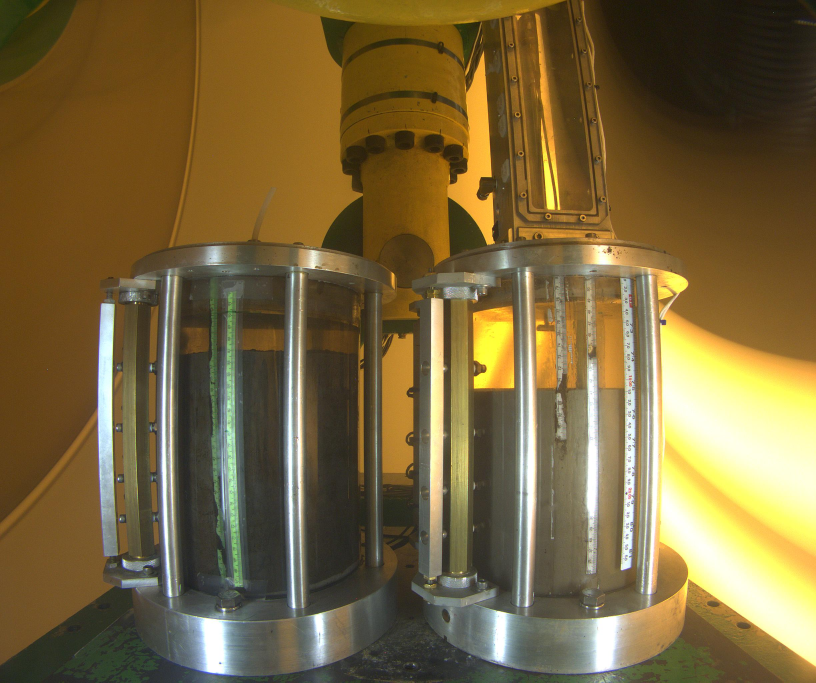
#> input picture data/cell1.jpg, 2448 x 2048 px, found by its file name (shown at 1/3 size)
$ python cell_autotrack.py
#> lines starting #> are read from the running program, lines starting #| are printed output that depends on the picture; after the words box and inside, x2 and y2 are one past the last pixel; in counts of white or black regions, pixels touching at a corner belong together
import cv2
import numpy as np
from matplotlib import pyplot as plt

img = cv2.imread('./data/cell1.jpg')
#> img is the input picture: shape (2048, 2448, 3); mean B, G, R 61.4, 102.3, 121
img2 = cv2.imread('./data/cell2.jpg')
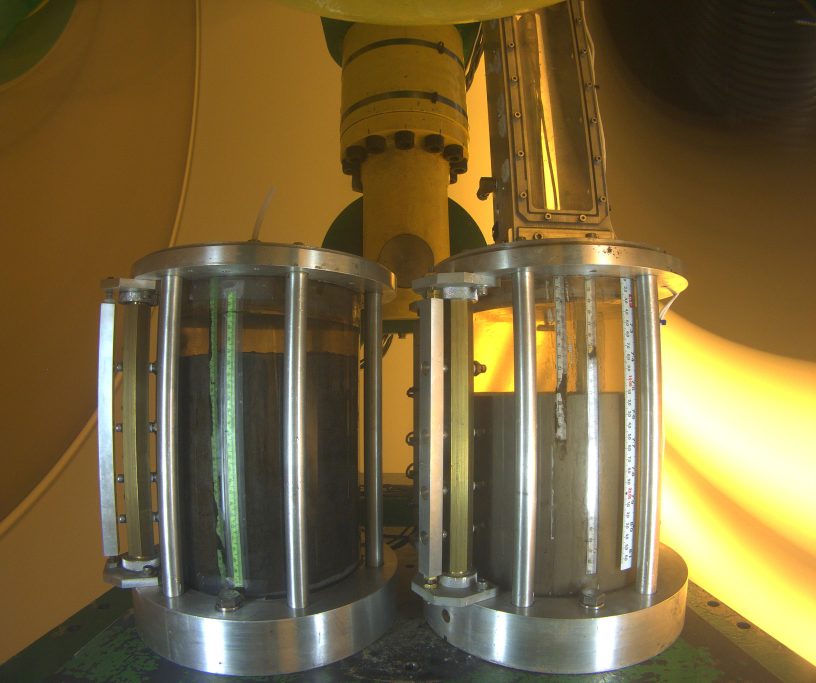
#> input picture data/cell2.jpg, 2448 x 2048 px, found by its file name (shown at 1/3 size)
#> img2 is the input picture: shape (2048, 2448, 3); mean B, G, R 60.2, 101.5, 120.1

img = img[800:1800,500:900]
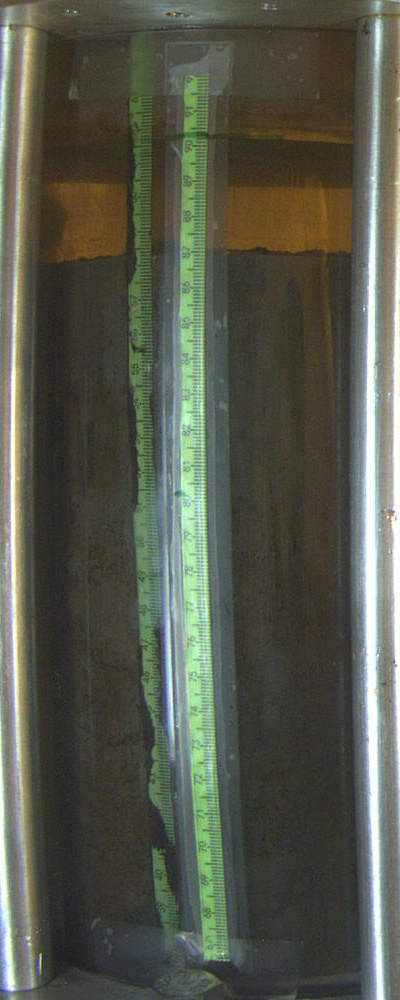
#> img: shape (1000, 400, 3); mean B, G, R 76.9, 89.4, 86.3
img2 = img2[800:1800,500:900]
#> img2: shape (1000, 400, 3)


diff = cv2.absdiff(img,img2)
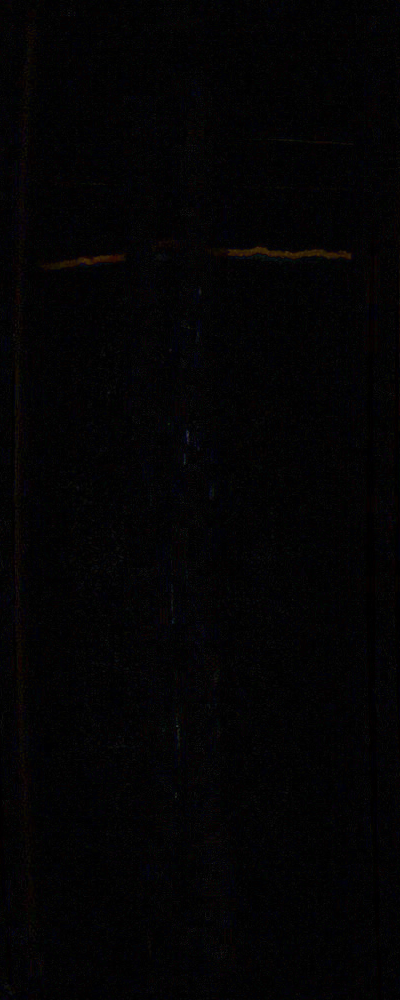
#> diff: shape (1000, 400, 3); mean B, G, R 3.9, 3.2, 3.6
gray = cv2.cvtColor(diff,cv2.COLOR_BGR2GRAY)

    # for clean differences
blur = cv2.GaussianBlur(gray,(5,5),0)

_,thresh = cv2.threshold(blur,20,255,cv2.THRESH_BINARY)
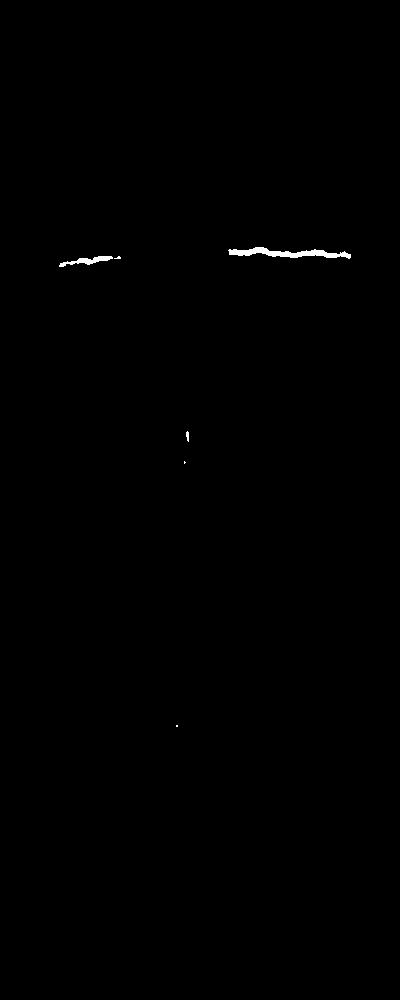
#> thresh: shape (1000, 400); 0.24% white; 6 white regions (3 under 20 px), largest, box (x1, y1, x2, y2) and area: (228, 247, 351, 259) 671, (59, 256, 113, 267) 234, (186, 431, 189, 442) 25
dilated = cv2.dilate(thresh,None, iterations=3)
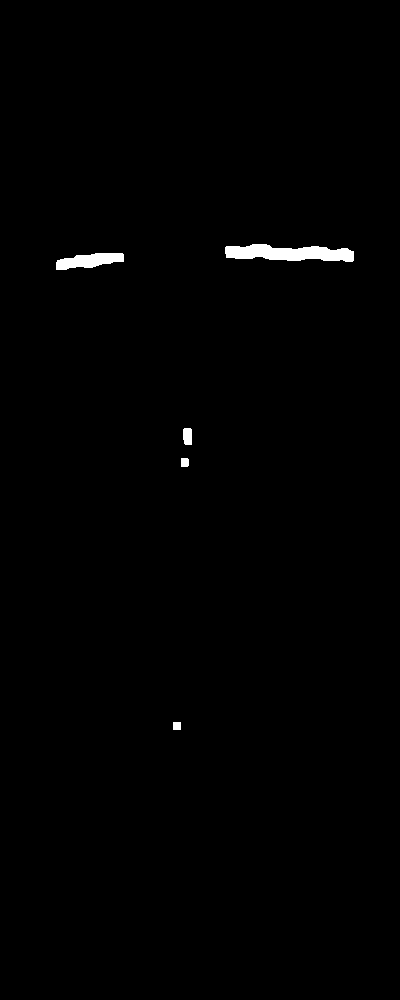
#> dilated: shape (1000, 400); 0.66% white; 5 white regions

contours, hierrachy = cv2.findContours(dilated,cv2.RETR_TREE,cv2.CHAIN_APPROX_SIMPLE)
#> contours = 5 contours; box (x1, y1, x2, y2) and area: (225, 244, 354, 262) 1479, (56, 253, 124, 270) 684, (183, 428, 192, 445) 122, (181, 458, 189, 467) 55, (173, 722, 181, 730) 49

# draw rectangle around contour
for contour in contours:
    # find x,y,width,height
    (x,y,w,h) = cv2.boundingRect(contour)

    # if cv2.contourArea(contour)<800:
    #     continue
    print(w,h)
    cv2.rectangle(img,(x,y), (x+w,+y+h),(0,255,0),2)
    cv2.putText(img,'status:{}'.format("Movement"),(10,20),cv2.FONT_HERSHEY_SIMPLEX,1,(0,2,2),3)
#> this loop made 5 passes
#> (x, y, w, h) on passes 2 to 5: (181, 458, 8, 9), (183, 428, 9, 17), (56, 253, 68, 17), (225, 244, 129, 18)
#> (contour, x, y, w, h) on pass 1: ([[173, 722], [173, 729], [180, 729], [180, 722]], 173, 722, 8, 8)
#| 8 8
#| 8 9
#| 9 17
#| 68 17
#| 129 18
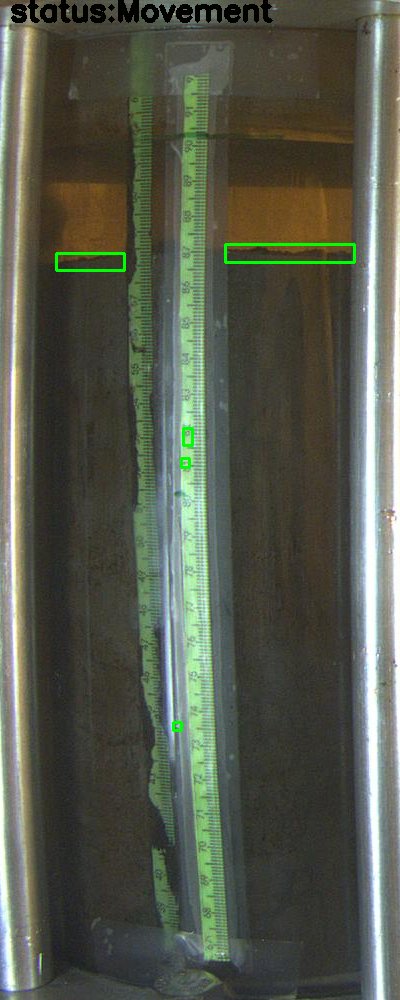
#> img: shape (1000, 400, 3); 1.2% of pixels changed, all inside (x1, y1, x2, y2) = (11, 0, 356, 732)
    # cv2.drawContours(img,contours,-1,(255,0,255),2)
    # cv2.imshow('feed',img2)

plt.subplot(1,2,1)
plt.imshow(img,'gray')
plt.subplot(1,2,2)


plt.imshow(img2,'gray')
plt.title('Movement')


plt.show()
#> figure, not shown here; B, G, R data is drawn as R, G, B
